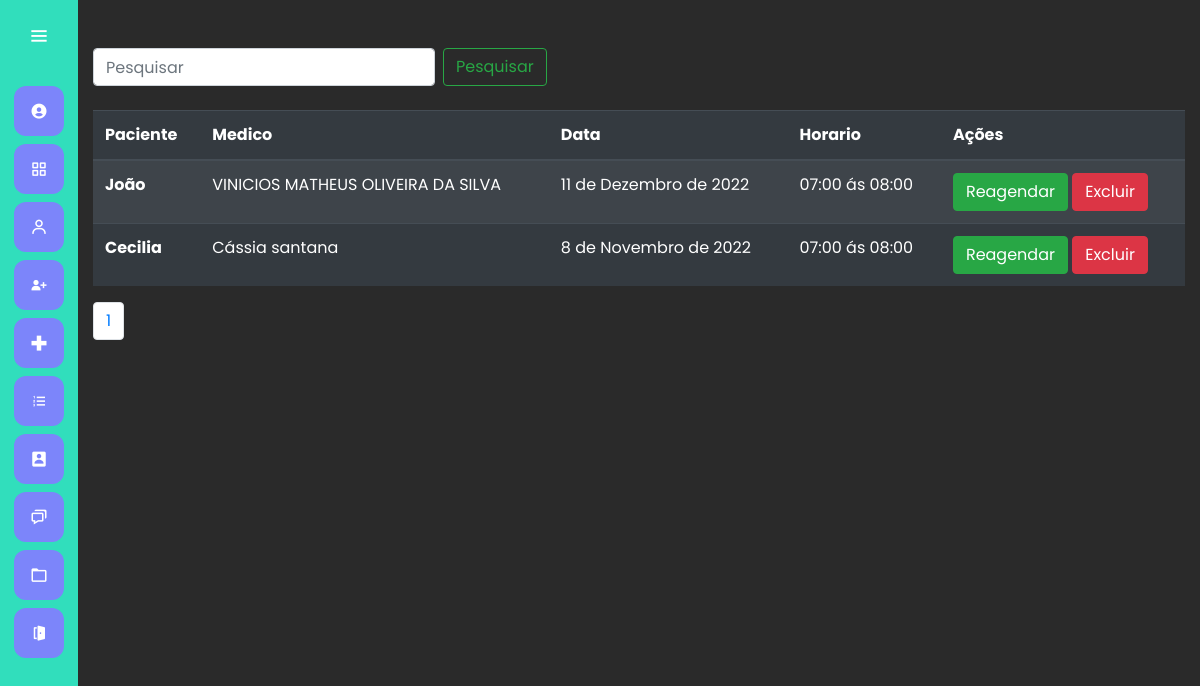
/consulta/listar_consultas/ (signed in), run on an earlier commit of the app's database.
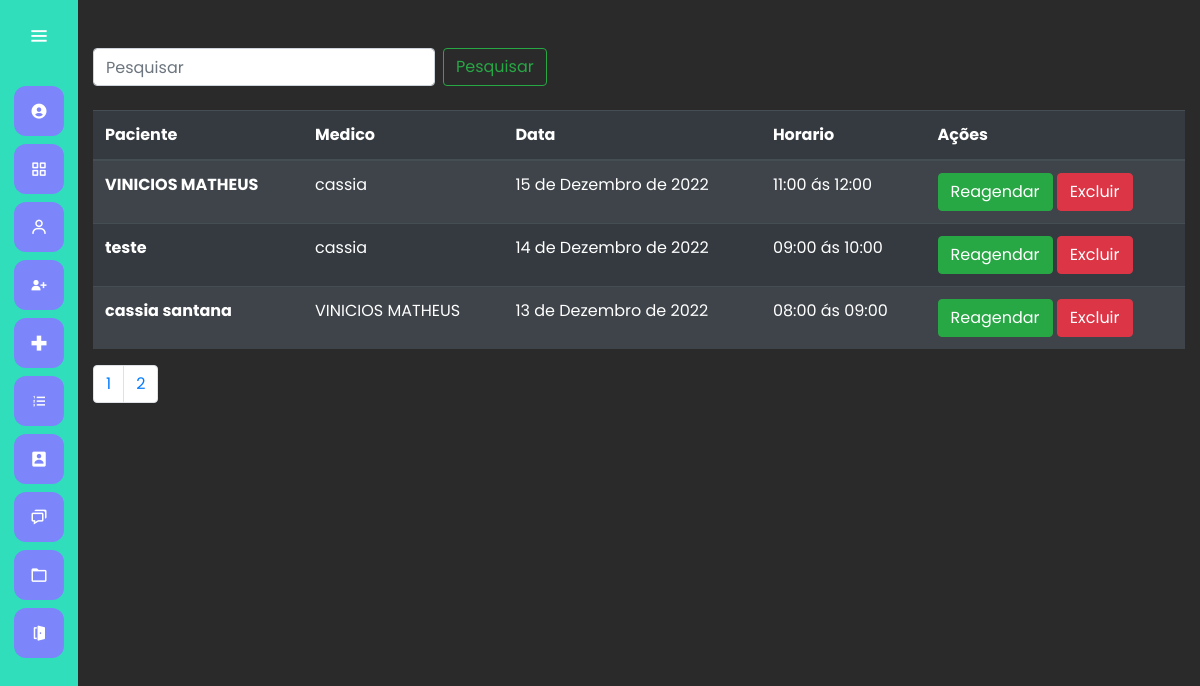
And on a later commit of the database.
### consulta/models.py (models this page shows)
class MarcarConsulta(models.Model):
    paciente = models.ForeignKey(Paciente, on_delete=models.CASCADE)
    medico = models.ForeignKey(Medico, on_delete=models.CASCADE)
    data  = models.DateField()
    descricao = models.TextField()
    valor = models.FloatField()
    HORARIOS = (
        ("1", "07:00 ás 08:00"),
        ("2", "08:00 ás 09:00"),
        ("3", "09:00 ás 10:00"),
        ("4", "10:00 ás 11:00"),
        ("5", "11:00 ás 12:00"),
    )
    horario = models.CharField(max_length=10, choices=HORARIOS)

### paciente/models.py (models this page shows)
class Paciente(models.Model):
    nome = models.CharField(max_length=60)
    data_nascimento = models.DateField()
    cpf = models.CharField(max_length=12)
    email = models.EmailField(default='')
    telefone = models.CharField(max_length=12)
    endereco = models.CharField(max_length=200, default='')
    def __str__(self) -> str:
        return self.nome

### medico/models.py (models this page shows)
class Medico(models.Model):
    nome = models.CharField(max_length=50)
    especialidades = models.CharField(max_length=50)
    crm = models.CharField(max_length=12)
    cpf = models.CharField(max_length=11)
    dta_nascimento = models.DateField()
    tel = models.CharField(max_length=11)
    endereco = models.CharField(max_length=150)
    def __str__(self) -> str:
        return self.nome

### consulta/views.py (the view)
# urls.py: path('listar_consultas/', views.listar_consultas, name='listar_consultas'),
@login_required
def listar_consultas(request):
      if request.GET.get('termo'):
              termo = request.GET.get('termo')
              print('1',termo)
              consultas = MarcarConsulta.objects.filter(Q(paciente__nome__icontains=termo) |
                                                        Q(medico__nome__icontains=termo)|
                                                        Q(data__icontains=termo))
      else:
              consultas = MarcarConsulta.objects.order_by('-id', '-paciente')
      paginator = Paginator(consultas, 3)
      page = request.GET.get('page')
      consultas = paginator.get_page(page)
      return render(request, 'consulta/consultas.html', {'consultas':consultas})

### consulta/templates/consulta/consultas.html (shortened to what this page needs)
{% extends 'base.html' %}
{% load bootstrap4 %}
{% load static %}
{% block 'head' %}
    <link rel="stylesheet" href="{% static 'cadastro/css/cadastro_usuarios.css' %}">
    <link rel="stylesheet" href="{% static 'consulta/css/listar_consultas.css' %}">
{% endblock %}
{% block 'dashboard'%}
    <div class="container">
        <br>
    <br>
        <form class="form-inline my-2 my-lg-0" action="{% url 'listar_consultas' %}">{% csrf_token %}
            <input class="form-control mr-sm-2" type="" placeholder="Pesquisar" aria-label="Pesquisar" name="termo">
            <button class="btn btn-outline-success my-2 my-sm-0" type="submit">Pesquisar</button>
          </form>
          <br>
        <table class="table table-striped table-dark">
            <thead>
              <tr>
                <th scope="col">Paciente</th>
                <th scope="col">Medico</th>
                <th scope="col">Data</th>
                <th scope="col">Horario</th>
                <th scope="col">Ações</th>
              </tr>
            </thead>
            <tbody>
              <tr>
                {% for consulta in consultas %}
                <th scope="row">{{consulta.paciente}}</th>
                <td>{{consulta.medico}}</td>
                <td>{{consulta.data}}</td>
                <td>{{consulta.get_horario_display}}</td>
                <td>
                    <a href="{% url 'editar_consulta' consulta.id %}" class="btn btn-success">Reagendar </a>
                    <a href="{% url 'excluir_consulta' consulta.id %} " class="btn btn-danger">Excluir</a>
                </td>
              </tr>
              {% endfor %}
            </tbody>
          </table>
     {%include 'modulos/_paginacao_nav.html'%}
    </div>
{% endblock 'dashboard'%}

What changed in the data, as far as the page shows it:
no longer on this page (row edited): MarcarConsulta: paciente "João", medico "VINICIOS MATHEUS OLIVEIRA DA SILVA", data "11 de Dezembro de 2022", horario "07:00 ás 08:00"
removed MarcarConsulta: paciente "Cecilia", medico "Cássia santana", data "8 de Novembro de 2022", horario "07:00 ás 08:00"
added MarcarConsulta: paciente "VINICIOS MATHEUS", medico "cassia", data "15 de Dezembro de 2022", horario "11:00 ás 12:00"
added MarcarConsulta: paciente "teste", medico "cassia", data "14 de Dezembro de 2022", horario "09:00 ás 10:00"
added MarcarConsulta: paciente "cassia santana", medico "VINICIOS MATHEUS", data "13 de Dezembro de 2022", horario "08:00 ás 09:00"
Also different on the page:
new list line: "2"
